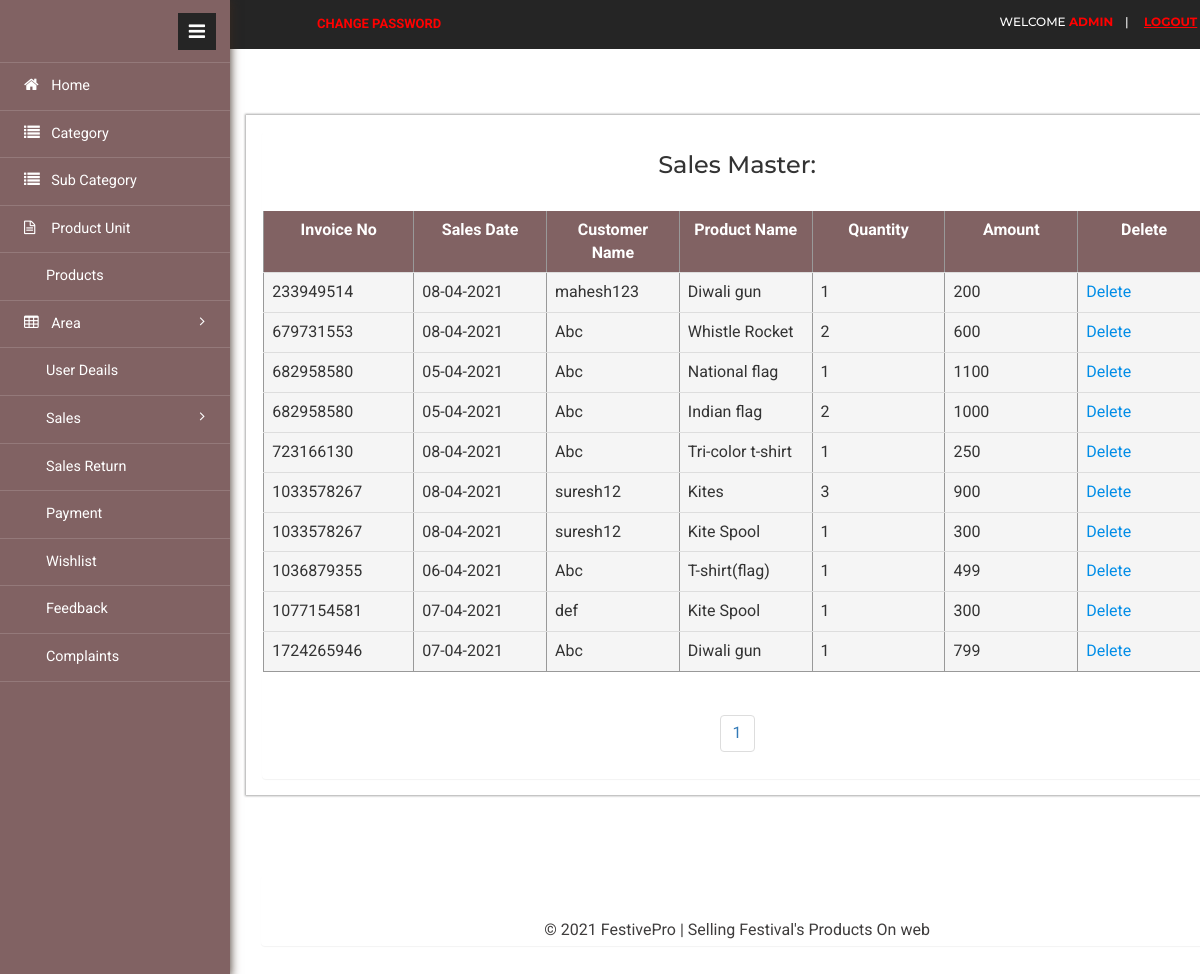
Page /admin/sales_master.php (signed in) on the committed database.
### tables this page shows
CREATE TABLE `sales_details` (
  `sales_id` int(7) NOT NULL,
  `pro_id` int(7) NOT NULL,
  `qty` int(5) NOT NULL,
  `price` int(5) NOT NULL
);

CREATE TABLE `sales` (
  `sales_id` int(7) NOT NULL,
  `username` varchar(15) NOT NULL,
  `sdate` date NOT NULL,
  `SGST` varchar(25) DEFAULT NULL,
  `CGST` varchar(25) DEFAULT NULL,
  `del_add` varchar(45) DEFAULT NULL,
  `shipping_chrg` int(5) DEFAULT NULL,
  `area_id` int(7) NOT NULL,
  `offer_id` int(7) NOT NULL
);

CREATE TABLE `product` (
  `pro_id` int(7) NOT NULL,
  `pro_name` varchar(25) NOT NULL,
  `pro_price` int(5) NOT NULL,
  `pro_desc` varchar(400) NOT NULL,
  `stock` int(5) NOT NULL,
  `sub_id` int(7) NOT NULL,
  `unit_id` int(7) NOT NULL,
  `offer_id` int(7) DEFAULT NULL
);

### admin/sales_master.php (the view, shortened to what this page needs)
			<?php
				include 'include/header.php';
			?>
			<div class="content">
					<div class="monthly-grid">
						<div class="panel panel-widget">
<center><h3 style="color:#333333;"> Sales Master: </h3> </center><br />
<?php
$start=0;
$limit=10;
$t=mysqli_query($con,"select * from sales");
$total=mysqli_num_rows($t);
$page=ceil($total/$limit);
$db=mysqli_query($con,"select * from sales_details o,user u,sales s,product p where u.username=s.username and s.sales_id=o.sales_id and o.pro_id=p.pro_id limit $start,$limit");
  ?>
<table border="1" align="center" class="table">
  <tr>
  <th>Invoice No</th>
	<th>Sales Date</th>
    <th>Customer Name</th>
	<th>Product Name</th>
	<th>Quantity</th>
	<th>Amount</th>
	<th>Delete</th>
  </tr>
  <?php
  while($row=mysqli_fetch_array($db))
  {
  ?>
  <tr>
    <td><?php echo $row["sales_id"];?></td>
		<td><?php echo date("d-m-Y", strtotime($row["sdate"]));?></td>
		<td><?php echo $row["username"];?></td>
		<td><?php echo $row["pro_name"];?></td>
		<td><?php echo $row["qty"];?></td>
		<td><?php echo $row["price"];?></td>
		<td><a onclick='javascript:confirmationDelete($(this));return false;'
			href='sales_master_delete.php?x=<?php echo $row["sales_id"];?>'>Delete</a></td>
  </tr>
  <?php
  }
   ?>
</table>
<br /><center>
  <ul class="pagination">
	 <?php
	 for($i=1;$i <= $page;$i++){
	 ?>
		<li><a href="?id=<?php echo $i ?>"><?php echo $i;?></a></li>
	  <?php
	 }
	  ?>
 </ul>
						</div>
					</div>
					<div class="content-top">
				<div class="area">
			<?php
				include_once 'include/footer.php';
			?>
			</div>
		</div>
</div>
			<?php
				include_once 'include/slidebar.php';
			?>

### admin/include/table.css (style rules this page uses)
* { box-sizing: border-box; }
table { border-collapse: collapse; width:auto; border:thin; border-color:#999999; }
th, td { background-color:#F5F5F5; padding: 8px; text-align:center; overflow:hidden; }
th { background-color: #816263; color: white; }
body { font-family: 'Roboto', sans-serif; }
.table { border-collapse: collapse; width:100%; border:thin; border-color:#999999; table-layout:fixed; }
.table td { vertical-align:top; text-align:left; overflow:hidden; }

### rows in the picture
sales_details: sales.sales_id "233949514", sales.sdate "08-04-2021", sales.username "mahesh123", pro.pro_name "Diwali gun", qty "1", price "200"
sales_details: sales.sales_id "679731553", sales.sdate "08-04-2021", sales.username "Abc", pro.pro_name "Whistle Rocket", qty "2", price "600"
sales_details: sales.sales_id "682958580", sales.sdate "05-04-2021", sales.username "Abc", pro.pro_name "National flag", qty "1", price "1100"
sales_details: sales.sales_id "682958580", sales.sdate "05-04-2021", sales.username "Abc", pro.pro_name "Indian flag", qty "2", price "1000"
sales_details: sales.sales_id "723166130", sales.sdate "08-04-2021", sales.username "Abc", pro.pro_name "Tri-color t-shirt", qty "1", price "250"
sales_details: sales.sales_id "1033578267", sales.sdate "08-04-2021", sales.username "suresh12", pro.pro_name "Kites", qty "3", price "900"
sales_details: sales.sales_id "1033578267", sales.sdate "08-04-2021", sales.username "suresh12", pro.pro_name "Kite Spool", qty "1", price "300"
sales_details: sales.sales_id "1036879355", sales.sdate "06-04-2021", sales.username "Abc", pro.pro_name "T-shirt(flag)", qty "1", price "499"
sales_details: sales.sales_id "1077154581", sales.sdate "07-04-2021", sales.username "def", pro.pro_name "Kite Spool", qty "1", price "300"
sales_details: sales.sales_id "1724265946", sales.sdate "07-04-2021", sales.username "Abc", pro.pro_name "Diwali gun", qty "1", price "799"

### other values in the picture
$_SESSION['client']['r1'] "ADMIN"
